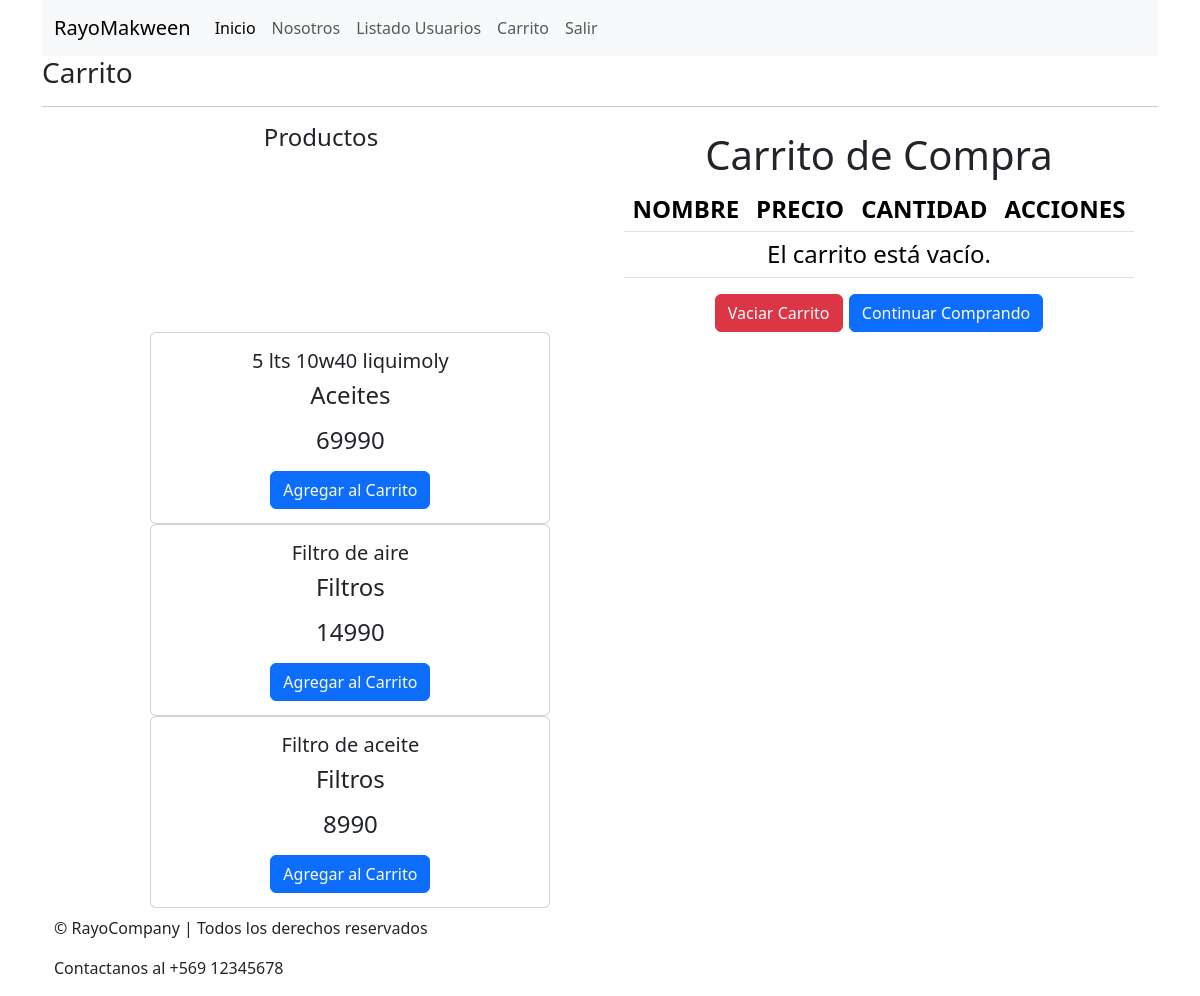
The app's page /tienda/ (signed in) with its own data.
### core/models.py (models this page shows, shortened)
class Producto(models.Model):
    nombre= models.CharField(max_length=64)
    categoria= models.CharField(max_length=32)
    precio= models.IntegerField()

### core/views.py (the view)
# urls.py: path('tienda/', tienda, name='tienda'),
@login_required
def tienda(request):
    productoss= Producto.objects.all()
    return render(request, 'carrito/tienda.html', {'productoss':productoss})

### core/context_processor.py (called while the page is built)
def total_carrito(request):
    total = 0
    if request.user.is_authenticated:
        if 'carrito' in request.session and request.session['carrito']:
            for key, value in request.session['carrito'].items():
                total += int(value.get('acumulado', 0))
    return {'total_carrito': total}

### core/templates/carrito/tienda.html (shortened to what this page needs)
{% extends 'core/base.html' %}
{% block content %}
{% load bootstrap5 %}
{% bootstrap_css %}
<h3>Carrito</h3>
    <hr>
    <h4>
        <div class="container text-center">
            <div class="row align-items-start">
              <div class="col">
                Productos
              </div>
              <div class="col">
                {% include 'carrito/carrocompra.html' %}
                  {% for producto in productoss %}
                  <div class="card" style="height: 12rem; width: 25rem; margin: 0px -515px; left: 10%;">
                      <div class="card-body">
                        <h5 class="card-title">{{producto.nombre}}</h5>
                        <p class="card-text">{{producto.categoria}}</p>
                        <p class="card-text">{{producto.precio}}</p>
                        <a href="{% url 'Add' producto.id %}" class="btn btn-primary">Agregar al Carrito</a>
                      </div>
                  </div>
                  {% endfor %}
              </div>
            </div>
          </div>
        </h4>
{% endblock %}

### records on screen
Producto: nombre "5 lts 10w40 liquimoly", categoria "Aceites", precio "69990"
Producto: nombre "Filtro de aire", categoria "Filtros", precio "14990"
Producto: nombre "Filtro de aceite", categoria "Filtros", precio "8990"
